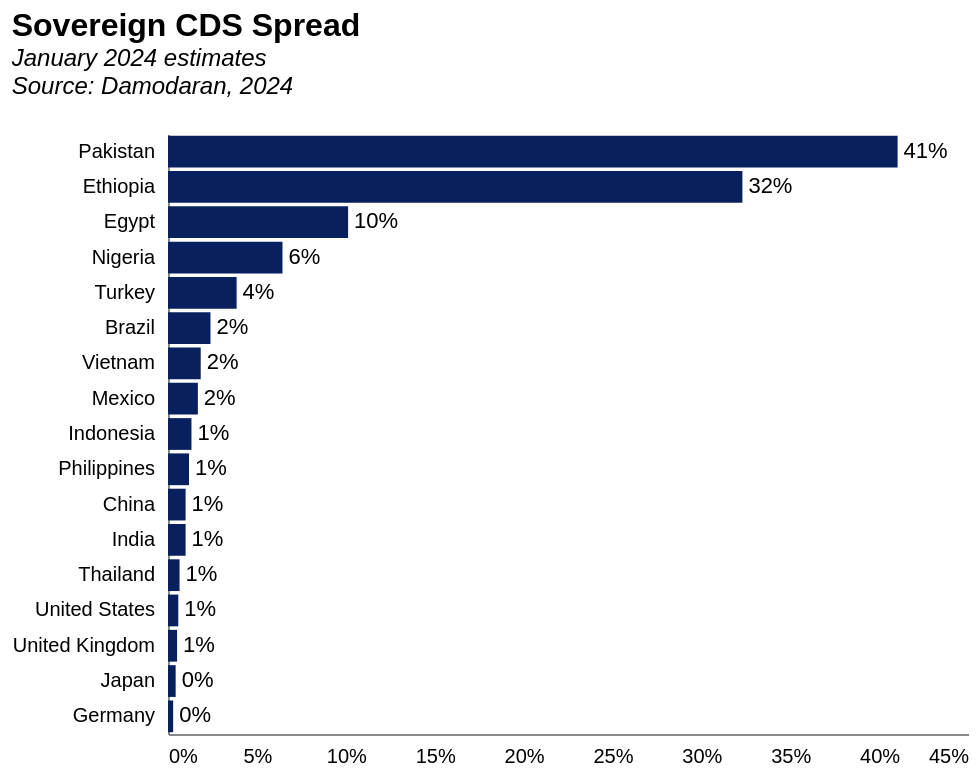

Vega-Lite specification stored for this chart:
### Vega-Lite specification from a JSON file in a GitHub repository (floating-point values rounded to 4 significant figures)
{"config": {"axisX": {"labelPadding": 6, "tickOpacity": 0, "title": null, "grid": false, "ticks": false, "labelSeparation": 10}, "axisY": {"title": null, "grid": false, "tickOpacity": 0}, "title": {"fontSize": 16, "subtitleFontSize": 12, "subtitleFontStyle": "italic", "anchor": "start", "color": "black"}, "view": {"stroke": "transparent"}}, "layer": [{"mark": {"type": "bar", "color": "rgb(9, 32, 95)"}, "encoding": {"x": {"axis": {"format": ".0%"}, "field": "Value", "title": "", "type": "quantitative"}, "y": {"axis": {"title": null}, "field": "Country", "sort": "-x", "type": "nominal"}}}, {"mark": {"type": "text", "align": "left", "baseline": "middle", "dx": 3}, "encoding": {"text": {"field": "Value", "format": ".0%", "type": "quantitative"}, "x": {"axis": {"format": ".0%"}, "field": "Value", "title": "", "type": "quantitative"}, "y": {"axis": {"title": null}, "field": "Country", "sort": "-x", "type": "nominal"}}}], "data": {"name": "data-ea8cc5356a69449cc5c3fd85ce25a362"}, "height": 300, "title": {"text": "Sovereign CDS Spread", "subtitle": ["January 2024 estimates", "Source: Damodaran, 2024", ""]}, "width": 400, "$schema": "https://vega.github.io/schema/vega-lite/v5.8.0.json", "datasets": {"data-ea8cc5356a69449cc5c3fd85ce25a362": [{"Country": "Pakistan", "Value": 0.4104, "iso3": "PAK"}, {"Country": "Ethiopia", "Value": 0.3231, "iso3": "ETH"}, {"Country": "Egypt", "Value": 0.1013, "iso3": "EGY"}, {"Country": "Nigeria", "Value": 0.0644, "iso3": "NGA"}, {"Country": "Turkey", "Value": 0.0386, "iso3": "TUR"}, {"Country": "Brazil", "Value": 0.0239, "iso3": "BRA"}, {"Country": "Vietnam", "Value": 0.0184, "iso3": "VNM"}, {"Country": "Mexico", "Value": 0.0168, "iso3": "MEX"}, {"Country": "Indonesia", "Value": 0.0132, "iso3": "IDN"}, {"Country": "Philippines", "Value": 0.0118, "iso3": "PHL"}, {"Country": "China", "Value": 0.0099, "iso3": "CHN"}, {"Country": "India", "Value": 0.0099, "iso3": "IND"}, {"Country": "Thailand", "Value": 0.0065, "iso3": "THA"}, {"Country": "United States", "Value": 0.0058, "iso3": "USA"}, {"Country": "United Kingdom", "Value": 0.0051, "iso3": "GBR"}, {"Country": "Japan", "Value": 0.0043, "iso3": "JPN"}, {"Country": "Germany", "Value": 0.0029, "iso3": "DEU"}]}}
